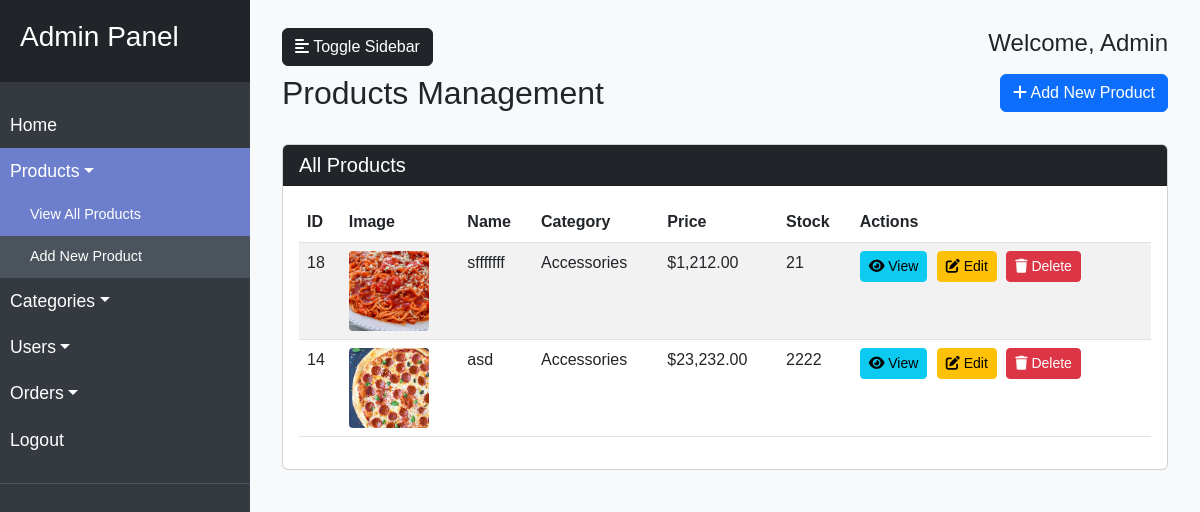
Page /products.php (signed in) on the committed database.
### tables this page shows
CREATE TABLE `products` (
  `ProductID` int(11) NOT NULL,
  `ProductName` varchar(100) NOT NULL,
  `Description` text DEFAULT NULL,
  `Price` decimal(10,2) NOT NULL,
  `sizes` varchar(255) NOT NULL,
  `StockQuantity` int(11) NOT NULL,
  `images` text NOT NULL,
  `created_at` timestamp NOT NULL DEFAULT current_timestamp(),
  `categories` varchar(255) NOT NULL,
  `edited_at` timestamp NOT NULL DEFAULT current_timestamp() ON UPDATE current_timestamp(),
  `updated_at` timestamp NOT NULL DEFAULT current_timestamp() ON UPDATE current_timestamp()
);

CREATE TABLE `categories` (
  `id` int(11) NOT NULL,
  `category_name` varchar(100) NOT NULL,
  `date_added` timestamp NOT NULL DEFAULT current_timestamp(),
  `date_edited` timestamp NOT NULL DEFAULT current_timestamp() ON UPDATE current_timestamp()
);

### products.php (the view, shortened to what this page needs)
<?php
require_once 'db_connection.php';
$query = "
    SELECT p.*, c.category_name
    FROM products p
    LEFT JOIN categories c ON p.categories = c.id
    ORDER BY p.ProductID DESC
";
$products = $conn->query($query);
?>
<!DOCTYPE html>
<html lang="en">
<head>
    <link href="https://cdn.jsdelivr.net/npm/bootstrap@5.3.0-alpha1/dist/css/bootstrap.min.css" rel="stylesheet">
    <link rel="stylesheet" href="https://cdnjs.cloudflare.com/ajax/libs/font-awesome/6.4.0/css/all.min.css">
</head>
<body>
    <div class="wrapper">
        <nav id="sidebar">
            <div class="sidebar-header">
                <h3>Admin Panel</h3>
            </div>
            <ul class="list-unstyled components">
                <li>
                    <a href="admin.php">Home</a>
                </li>
                <li class="active">
                    <a href="#productSubmenu" data-bs-toggle="collapse" aria-expanded="true" class="dropdown-toggle">Products</a>
                    <ul class="collapse show list-unstyled" id="productSubmenu">
                        <li class="active">
                            <a href="products.php">View All Products</a>
                        </li>
                        <li>
                            <a href="add_product.php">Add New Product</a>
                        </li>
                    </ul>
                </li>
                <li>
                    <a href="#categorySubmenu" data-bs-toggle="collapse" aria-expanded="false" class="dropdown-toggle">Categories</a>
                </li>
                <li>
                    <a href="#userSubmenu" data-bs-toggle="collapse" aria-expanded="false" class="dropdown-toggle">Users</a>
                </li>
                <li>
                    <a href="#orderSubmenu" data-bs-toggle="collapse" aria-expanded="false" class="dropdown-toggle">Orders</a>
                </li>
                <li>
                    <a href="logout.php">Logout</a>
                </li>
            </ul>
        </nav>
        <div id="content">
            <nav class="navbar navbar-expand-lg navbar-light bg-light">
                <div class="container-fluid">
                    <button type="button" id="sidebarCollapse" class="btn btn-dark">
                        <i class="fas fa-align-left"></i>
                        <span>Toggle Sidebar</span>
                    </button>
                    <div>
                        <h4>Welcome, <?php echo $_SESSION['Username'] ?? 'Admin'; ?></h4>
                    </div>
                </div>
            </nav>
            <div class="container-fluid">
                <div class="row mb-4">
                    <div class="col-md-6">
                        <h2>Products Management</h2>
                    </div>
                    <div class="col-md-6 text-end">
                        <a href="add_product.php" class="btn btn-primary">
                            <i class="fas fa-plus"></i> Add New Product
                        </a>
                    </div>
                </div>
                <div class="card">
                    <div class="card-header bg-dark text-white">
                        <h5 class="mb-0">All Products</h5>
                    </div>
                    <div class="card-body">
                        <div class="table-responsive">
                            <table class="table table-striped table-hover">
                                <thead>
                                    <tr>
                                        <th>ID</th>
                                        <th>Image</th>
                                        <th>Name</th>
                                        <th>Category</th>
                                        <th>Price</th>
                                        <th>Stock</th>
                                        <th>Actions</th>
                                    </tr>
                                </thead>
                                <tbody>
                                    <?php if($products->num_rows > 0): ?>
                                        <?php while($product = $products->fetch_assoc()):
                                            $productImages = json_decode($product['images'], true);
                                            $firstImage = is_array($productImages) && !empty($productImages) ? $productImages[0] : 'uploads/no-image.jpg';
                                        ?>
                                            <tr>
                                                <td><?php echo $product['ProductID']; ?></td>
                                                <td>
                                                    <img src="<?php echo htmlspecialchars($firstImage); ?>" class="product-image" alt="<?php echo htmlspecialchars($product['ProductName']); ?>">
                                                </td>
                                                <td><?php echo htmlspecialchars($product['ProductName']); ?></td>
                                                <td><?php echo htmlspecialchars($product['category_name'] ?? 'Uncategorized'); ?></td>
                                                <td>$<?php echo number_format($product['Price'], 2); ?></td>
                                                <td><?php echo $product['StockQuantity']; ?></td>
                                                <td class="action-buttons">
                                                    <a href="view_product.php?id=<?php echo $product['ProductID']; ?>" class="btn btn-sm btn-info">
                                                        <i class="fas fa-eye"></i> View
                                                    </a>
                                                    <a href="edit_product.php?id=<?php echo $product['ProductID']; ?>" class="btn btn-sm btn-warning">
                                                        <i class="fas fa-edit"></i> Edit
                                                    </a>
                                                    <a href="javascript:void(0);" onclick="confirmDelete(<?php echo $product['ProductID']; ?>)" class="btn btn-sm btn-danger">
                                                        <i class="fas fa-trash"></i> Delete
                                                    </a>
                                                </td>
                                            </tr>
                                        <?php endwhile; ?>
                                    <?php else: ?>
                                        <tr>
                                            <td colspan="7" class="text-center">No products found.</td>
                                        </tr>
                                    <?php endif; ?>
                                </tbody>
                            </table>
                        </div>
                    </div>
                </div>
            </div>
        </div>
    </div>
</body>
</html>

### products.php (style rules this page uses)
body { font-family: 'Arial', sans-serif; background-color: #f8f9fa; }
#sidebar { min-width: 250px; max-width: 250px; min-height: 100vh; background: #343a40; color: #fff; transition: all 0.3s; }
#sidebar .sidebar-header { padding: 20px; background: #212529; }
#sidebar ul.components { padding: 20px 0; border-bottom: 1px solid #4b545c; }
#sidebar ul li a { padding: 10px; font-size: 1.1em; display: block; color: #fff; text-decoration: none; }
#sidebar ul li.active > a, a[aria-expanded="true"] { color: #fff; background: #6d7fcc; }
ul ul a { font-size: 0.9em !important; padding-left: 30px !important; background: #4b545c; }
.wrapper { display: flex; width: 100%; }
#content { width: 100%; padding: 20px; min-height: 100vh; transition: all 0.3s; }
.product-image { width: 80px; height: 80px; object-fit: cover; border-radius: 4px; }
.action-buttons .btn { margin-right: 5px; }

### rows in the picture
products: ProductID "18", shows a picture, ProductName "sfffffff", categories.category_name "Accessories", Price "1,212.00", StockQuantity "21"
products: ProductID "14", shows a picture, ProductName "asd", categories.category_name "Accessories", Price "23,232.00", StockQuantity "2222"

### other values in the picture
$_SESSION['Username'] "Admin"
